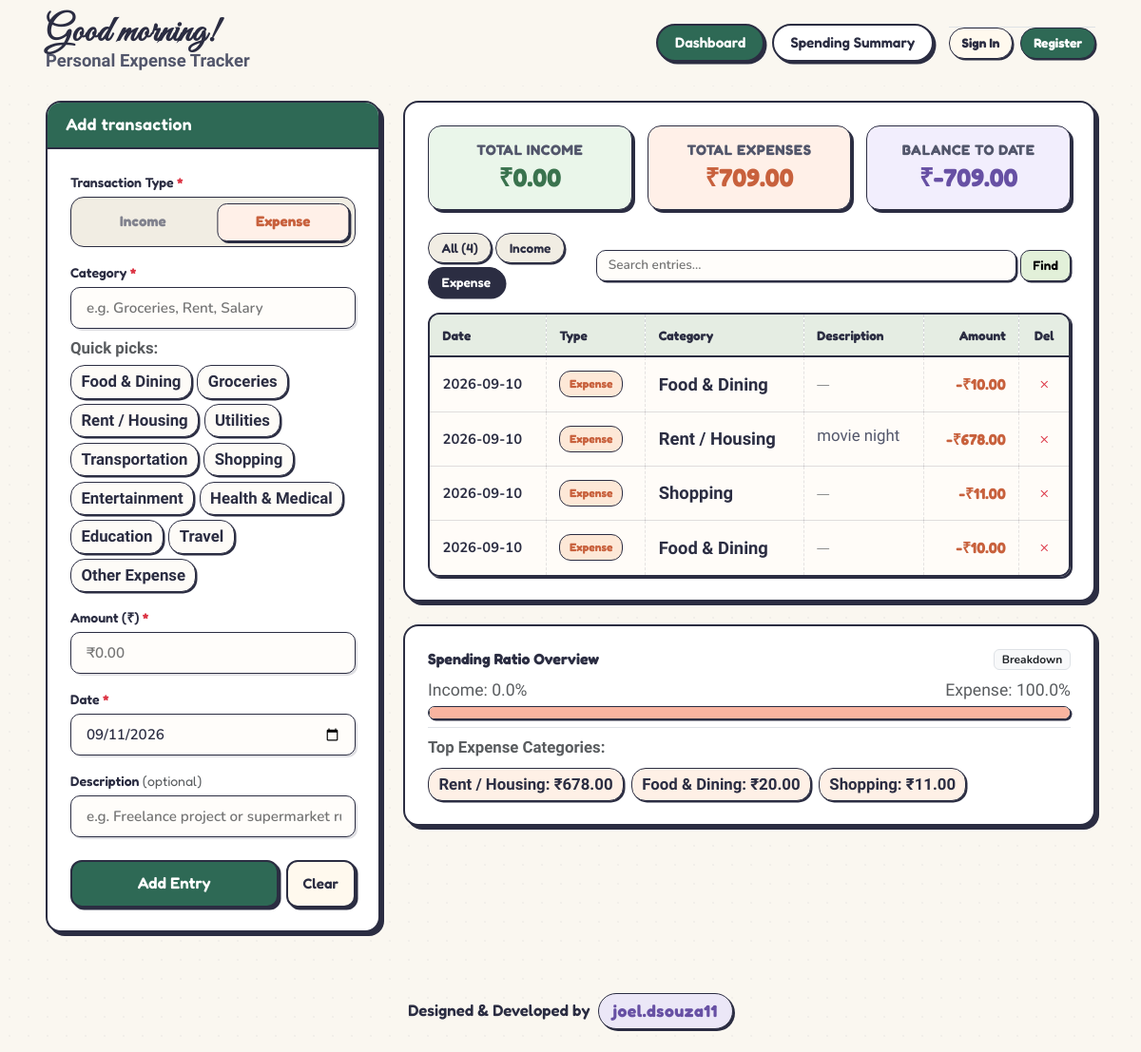
/?type=Expense&search=, run on an earlier commit of the app's database.
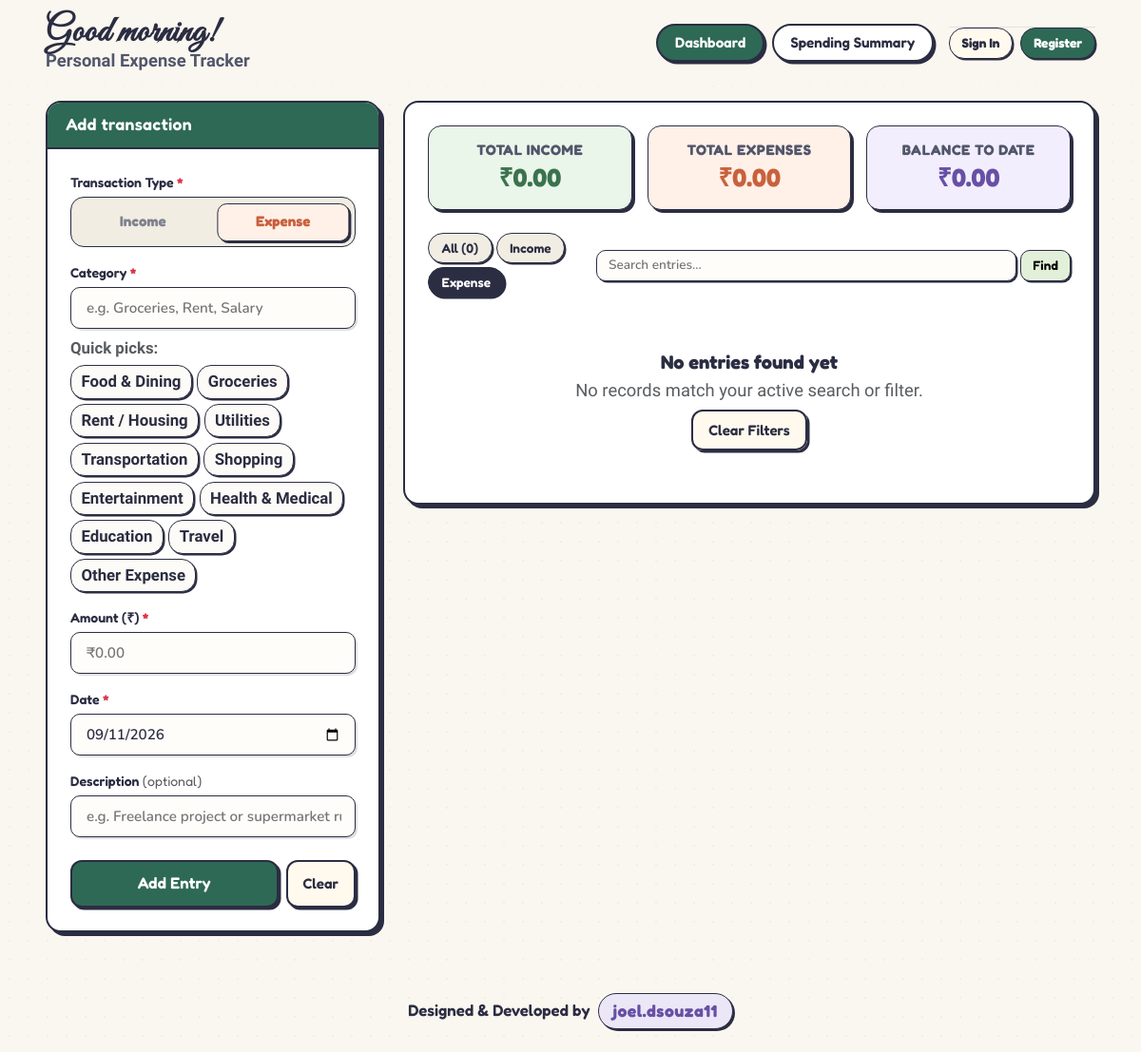
And on a later commit of the database.
### tables this page shows
CREATE TABLE transactions (
            id INTEGER PRIMARY KEY AUTOINCREMENT,
            type TEXT NOT NULL CHECK(type IN ('Income', 'Expense')),
            category TEXT NOT NULL,
            amount REAL NOT NULL CHECK(amount > 0),
            date TEXT NOT NULL,
            note TEXT DEFAULT '',
            created_at TIMESTAMP DEFAULT CURRENT_TIMESTAMP
        , user_id INTEGER NOT NULL DEFAULT 1);

### app.py (the view)
@app.route("/", methods=["GET"])
def index():
    user_id = session.get("user_id", 1)
    filter_type = request.args.get("type", "").strip()
    search_query = request.args.get("search", "").strip()
    transactions = database.get_all_transactions(
        user_id=user_id,
        filter_type=filter_type if filter_type in ("Income", "Expense") else None,
        search_query=search_query if search_query else None,
    )
    summary = database.get_financial_summary(user_id=user_id)
    breakdown = database.get_category_breakdown(user_id=user_id)
    today_str = datetime.today().strftime("%Y-%m-%d")
    return render_template(
        "index.html",
        transactions=transactions,
        summary=summary,
        breakdown=breakdown,
        filter_type=filter_type,
        search_query=search_query,
        today=today_str,
        active_tab="dashboard",
    )

### app.py (called while the page is built)
@app.template_filter("format_currency")
def format_currency(value):
    try:
        val = float(value)
        return f"₹{val:,.2f}"
    except (ValueError, TypeError):
        return "₹0.00"

@app.before_request
def ensure_session_user():
    if "user_id" not in session:
        session["user_id"] = 1
        session["username"] = "Guest"

@app.context_processor
def inject_context():
    hour = datetime.now().hour
    if 5 <= hour < 12:
        greeting = "Good morning!"
    elif 12 <= hour < 17:
        greeting = "Good afternoon!"
    elif 17 <= hour < 22:
        greeting = "Good evening!"
    else:
        greeting = "Good night!"
    user_id = session.get("user_id", 1)
    username = session.get("username", "Guest")
    is_guest = (user_id == 1 or username == "Guest")
    return dict(
        greeting=greeting,
        current_user={"id": user_id, "username": username, "is_guest": is_guest}
    )

### database.py (called while the page is built)
def get_db_connection(db_path=None):
    path = db_path or DB_PATH
    conn = sqlite3.connect(path)
    conn.row_factory = sqlite3.Row
    return conn

### templates/index.html (shortened to what the changed rows need)
{% extends "base.html" %}
{% block content %}
<div class="container-fluid px-3 px-md-5">
  <div class="row g-4">
    <div class="col-12 col-lg-7 col-xl-8">
      <div class="doodle-card p-3 p-md-4 mb-4">
        <div class="row g-2 g-sm-3 mb-4 text-center">
          <div class="col-6 col-sm-4">
            <div class="mini-stat-box box-expense">
              <div class="mini-stat-label">Total Expenses</div>
              <div class="mini-stat-val text-peach-dark">{{ summary.total_expense | format_currency }}</div>
            </div>
          </div>
          <div class="col-6 col-sm-4">
            <div class="mini-stat-box box-balance">
              <div class="mini-stat-label">Balance to Date</div>
              <div class="mini-stat-val text-purple-dark">{{ summary.balance | format_currency }}</div>
            </div>
          </div>
        </div>
        <div class="d-flex flex-column flex-sm-row justify-content-between align-items-sm-center gap-2 mb-3">
          <div class="d-flex align-items-center gap-1 flex-wrap">
            <a href="{{ url_for('index', search=search_query) }}" class="doodle-filter-tab {% if not filter_type %}active{% endif %}">
              All ({{ summary.transaction_count }})
            </a>
            <a href="{{ url_for('index', type='Income', search=search_query) }}" class="doodle-filter-tab tab-income {% if filter_type == 'Income' %}active{% endif %}">
              Income
            </a>
            <a href="{{ url_for('index', type='Expense', search=search_query) }}" class="doodle-filter-tab tab-expense {% if filter_type == 'Expense' %}active{% endif %}">
              Expense
            </a>
          </div>
        </div>
        {% if transactions and transactions|length > 0 %}
          <div class="doodle-table-responsive">
            <table class="doodle-table align-middle">
              <thead>
                <tr>
                  <th>Date</th>
                  <th>Type</th>
                  <th>Category</th>
                  <th>Description</th>
                  <th class="text-end">Amount</th>
                  <th class="text-center" style="width: 45px;">Del</th>
                </tr>
              </thead>
              <tbody>
                {% for tx in transactions %}
                  <tr class="{% if tx.type == 'Income' %}row-income{% else %}row-expense{% endif %}">
                    <td class="text-nowrap fw-bold">{{ tx.date }}</td>
                    <td>
                      {% if tx.type == 'Income' %}
                        <span class="table-badge badge-income">Income</span>
                      {% else %}
                        <span class="table-badge badge-expense">Expense</span>
                      {% endif %}
                    </td>
                    <td>
                      <span class="table-cat-tag">{{ tx.category }}</span>
                    </td>
                    <td>
                      {% if tx.note %}
                        <span class="table-note-text" title="{{ tx.note }}">{{ tx.note }}</span>
                      {% else %}
                        <span class="text-muted small">—</span>
                      {% endif %}
                    </td>
                    <td class="text-end text-nowrap">
                      {% if tx.type == 'Income' %}
                        <span class="table-amount-income">+{{ tx.amount | format_currency }}</span>
                      {% else %}
                        <span class="table-amount-expense">-{{ tx.amount | format_currency }}</span>
                      {% endif %}
                    </td>
                    <td class="text-center">
                      <button type="button"
                              class="btn-doodle-delete text-danger font-weight-bold"
                              data-bs-toggle="modal"
                              data-bs-target="#deleteConfirmModal"
                              data-tx-id="{{ tx.id }}"
                              data-tx-desc="{{ tx.type }} of {{ tx.amount | format_currency }} ({{ tx.category }})"
                              title="Delete Entry">
                        ×
                      </button>
                    </td>
                  </tr>
                {% endfor %}
              </tbody>
            </table>
          </div>
        {% else %}
          <div class="doodle-empty-state">
            <h5 class="fw-bold mb-1" style="font-family: 'Fredoka', cursive;">No entries found yet</h5>
            {% if search_query or filter_type %}
              <p class="text-muted mb-3" style="font-family: 'Patrick Hand', cursive; font-size: 1.15rem;">
                No records match your active search or filter.
              </p>
              <a href="{{ url_for('index') }}" class="btn-doodle-secondary">Clear Filters</a>
            {% endif %}
          </div>
        {% endif %}
      </div>
      {% if summary.transaction_count > 0 %}
      <div class="doodle-card p-3 p-md-4">
        <div class="d-flex align-items-center justify-content-between mb-2">
          <h6 class="fw-bold mb-0 text-ink" style="font-family: 'Fredoka', cursive;">
            Spending Ratio Overview
          </h6>
          <span class="badge bg-light text-dark border border-ink">Breakdown</span>
        </div>
        {% set total_vol = summary.total_income + summary.total_expense %}
        {% if total_vol > 0 %}
          {% set inc_pct = (summary.total_income / total_vol * 100) | round(1) %}
          {% set exp_pct = (summary.total_expense / total_vol * 100) | round(1) %}
          <div class="mb-2">
            <div class="d-flex justify-content-between small text-muted mb-1" style="font-family: 'Patrick Hand', cursive; font-size: 1.1rem;">
              <span>Income: {{ inc_pct }}%</span>
              <span>Expense: {{ exp_pct }}%</span>
            </div>
            <div class="doodle-progress-bar">
              <div class="progress-segment segment-expense" style="width: {{ exp_pct }}%;"></div>
            </div>
          </div>
        {% endif %}
        {% if breakdown.Expense and breakdown.Expense|length > 0 %}
          <div class="mt-2 pt-2 border-top border-ink-light">
            <span class="d-block small text-muted mb-2 fw-bold" style="font-family: 'Patrick Hand', cursive; font-size: 1.05rem;">
              Top Expense Categories:
            </span>
            <div class="d-flex flex-wrap gap-2">
              {% for item in breakdown.Expense[:6] %}
                <span class="cat-pill cat-pill-expense">
                  {{ item.category }}: <strong>{{ item.total | format_currency }}</strong>
                </span>
              {% endfor %}
            </div>
          </div>
        {% elif summary.total_income > 0 %}
          <div class="mt-2 pt-2 border-top border-ink-light text-muted small" style="font-family: 'Patrick Hand', cursive; font-size: 1.05rem;">
            <span>100% Income saved! Log expenses to track category spending.</span>
          </div>
        {% endif %}
      </div>
      {% endif %}
    </div>
  </div>
</div>
{% endblock %}

What changed in the data, as far as the page shows it:
removed transactions: date "2026-09-10", type "Expense", category "Food & Dining", amount "₹10.00"
removed transactions: date "2026-09-10", type "Expense", category "Rent / Housing", note "movie night", amount "₹678.00"
removed transactions: date "2026-09-10", type "Expense", category "Shopping", amount "₹11.00"
removed transactions: date "2026-09-10", type "Expense", category "Food & Dining", amount "₹10.00"
Also different on the page:
{{ summary.total_expense | format_currency }}: "₹709.00" → "₹0.00"
{{ summary.balance | format_currency }}: "₹-709.00" → "₹0.00"
{{ summary.transaction_count }}: "4" → "0"
{{ inc_pct }}: "0.0" → (not shown)
{{ exp_pct }}: "100.0" → (not shown)
text no longer shown: "Date Type Category Description Amount Del Spending Ratio Overview Breakdown Income: % Expense: % Top Expense Categories:"
text now shown: "No entries found yet No records match your active search or filter. Clear Filters"
list line gone: "Rent / Housing : ₹678.00"
list line gone: "Food & Dining : ₹20.00"
list line gone: "Shopping : ₹11.00"
